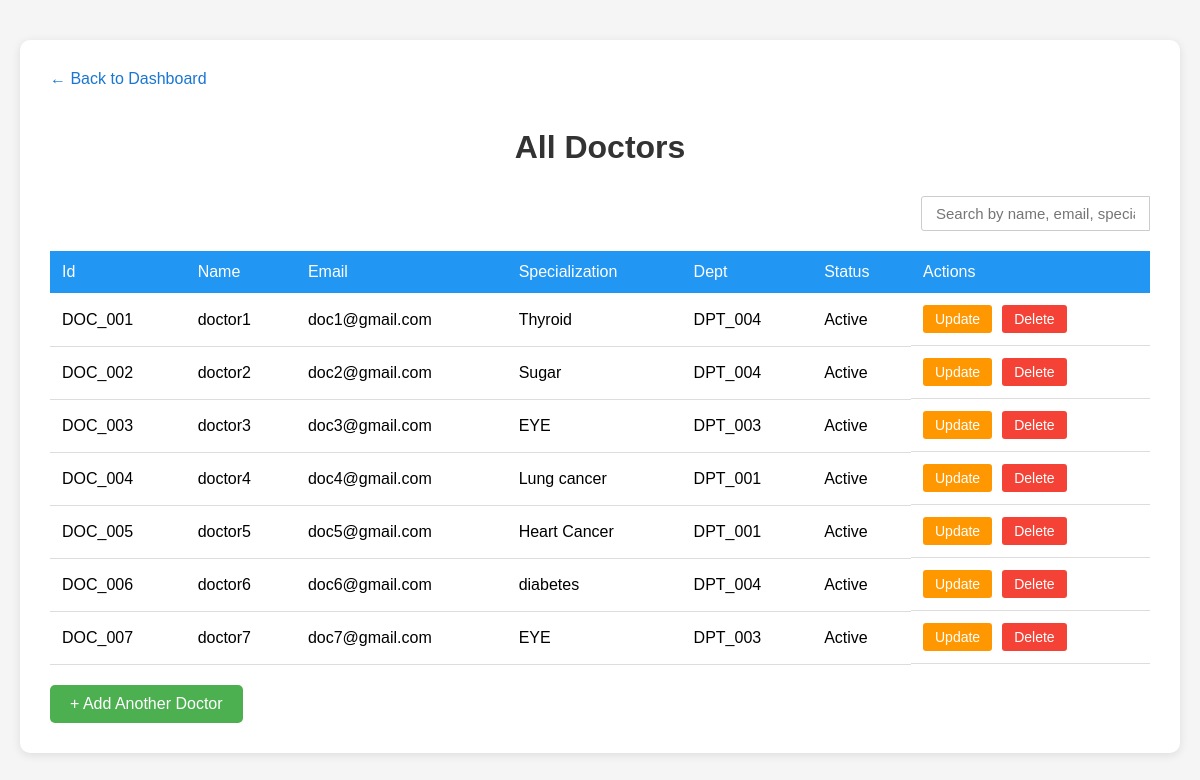
/doctors (signed in), run on the app's committed database.
### app.py (models this page shows, shortened)
class Doctor(db.Model):
     id=db.Column(db.Integer,primary_key=True)
     doc_id=db.Column(db.String(20),unique=True)
     name=db.Column(db.String(100),nullable=False)
     dept_id=db.Column(db.String(20),db.ForeignKey('department.dpt_id'))
     status=db.Column(db.String(20),default="Active")
     spec=db.Column(db.String(100))
     email = db.Column(db.String(120), unique=True, nullable=False)
     password_hash = db.Column(db.String(128), nullable=False)

### app.py (the view)
@app.route('/doctors')
@admin_required
def list_doctors():
     doctors = Doctor.query.all()
     departments=Department.query.all()
     return render_template('list_doctors2.html',doctors=doctors)

### app.py (called while the page is built)
def admin_required(f):
    @wraps(f)
    def decorated_function(*args, **kwargs):
        if session.get('user_type') != 'admin' or 'admin_id' not in session:
            flash('Please login as admin first')
            return redirect(url_for('admin_login'))
        return f(*args, **kwargs)
    return decorated_function

### templates/list_doctors2.html (shortened to what this page needs)
<!DOCTYPE html>
<html lang="en">
<head>
</head>
<body>
     <div class="container">
          <a href="{{ url_for('admin_dashboard') }}" class="back-link">&larr; Back to Dashboard</a>
          <h1>All Doctors</h1>
          <div class="search-bar">
               <input type="text" id="doctorSearch" onkeyup="filterDoctors()"
                    placeholder="Search by name, email, specialization...">
          </div>
          <table id="doctorsTable">
               <tr>
                    <th>Id</th>
                    <th>Name</th>
                    <th>Email</th>
                    <th>Specialization</th>
                    <th>Dept</th>
                    <th>Status</th>
                    <th>Actions</th>
               </tr>
               {% for doc in doctors %}
               <tr>
                    <td>{{doc.doc_id}}</td>
                    <td>{{doc.name}}</td>
                    <td>{{doc.email}}</td>
                    <td>{{doc.spec}}</td>
                    <td>{{doc.dept_id}}</td>
                    <td>{{doc.status}}</td>
                    <td class="actions">
                         <a href="/update/{{doc.id}}" class="btn btn-update">Update</a>
                         <a href="/delete/{{doc.id}}" class="btn btn-delete">Delete</a>
                    </td>
               </tr>
               {% endfor %}
          </table>
          <a href="/add_doctor" class="btn-add">+ Add Another Doctor</a>
     </div>
</body>
</html>

### templates/list_doctors2.html (style rules this page uses)
body { font-family: Arial, sans-serif; max-width: 1200px; margin: 20px auto; padding: 20px; background-color: #f5f5f5; }
.container { background: white; padding: 30px; border-radius: 10px; box-shadow: 0 2px 10px rgba(0, 0, 0, 0.1); }
h1 { color: #333; text-align: center; margin-bottom: 30px; }
.back-link { display: inline-block; margin-bottom: 20px; color: #1976d2; text-decoration: none; }
.search-bar { display: flex; justify-content: flex-end; margin-bottom: 15px; }
.search-bar input[type="text"] { padding: 8px 14px; border: 1px solid #ccc; border-radius: 3px 0 0 3px; font-size: 15px; }
table { width: 100%; border-collapse: collapse; margin-top: 20px; }
th { background: #2196F3; color: white; padding: 12px; text-align: left; font-weight: 500; }
td { padding: 12px; border-bottom: 1px solid #ddd; }
.actions { display: flex; gap: 10px; }
.btn { padding: 6px 12px; border-radius: 3px; text-decoration: none; font-size: 14px; cursor: pointer; }
.btn-update { background: #ff9800; color: white; }
.btn-delete { background: #f44336; color: white; }
.btn-add { display: inline-block; margin-top: 20px; padding: 10px 20px; background: #4CAF50; color: white; border-radius: 5px; text-decoration: none; }

### data on the page
Doctor: doc_id "DOC_001", name "doctor1", email "doc1@gmail.com", spec "Thyroid", dept_id "DPT_004", status "Active"
Doctor: doc_id "DOC_002", name "doctor2", email "doc2@gmail.com", spec "Sugar", dept_id "DPT_004", status "Active"
Doctor: doc_id "DOC_003", name "doctor3", email "doc3@gmail.com", spec "EYE", dept_id "DPT_003", status "Active"
Doctor: doc_id "DOC_004", name "doctor4", email "doc4@gmail.com", spec "Lung cancer", dept_id "DPT_001", status "Active"
Doctor: doc_id "DOC_005", name "doctor5", email "doc5@gmail.com", spec "Heart Cancer", dept_id "DPT_001", status "Active"
Doctor: doc_id "DOC_006", name "doctor6", email "doc6@gmail.com", spec "diabetes", dept_id "DPT_004", status "Active"
Doctor: doc_id "DOC_007", name "doctor7", email "doc7@gmail.com", spec "EYE", dept_id "DPT_003", status "Active"
